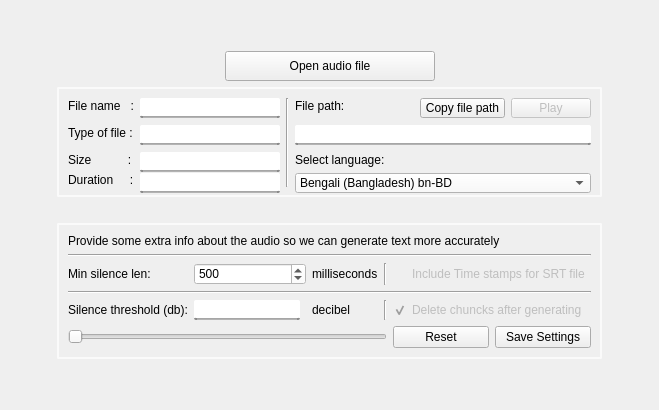
             <widget class="QWidget" name="tab">
              <attribute name="title">
               <string>Audio File</string>
              </attribute>
              <layout class="QGridLayout" name="gridLayout_7">
               <item row="2" column="1" colspan="3">
                <widget class="QGroupBox" name="groupBox">
                 <property name="minimumSize">
                  <size>
                   <width>0</width>
                   <height>100</height>
                  </size>
                 </property>
                 <property name="maximumSize">
                  <size>
                   <width>16777215</width>
                   <height>110</height>
                  </size>
                 </property>
                 <property name="styleSheet">
                  <string notr="true">QGroupBox{
border: 2px solid rgba(250, 250, 250, 250);
border-radius: 2px;
}
QLineEdit{
	
	background-color: rgb(255, 255, 255);
	border-bottom: 2px solid;

	border-bottom-color: qlineargradient(spread:reflect, x1:0, y1:0.477, x2:0, y2:1, stop:0 rgba(97, 97, 97, 255), stop:1 rgba(255, 255, 255, 255));
	border-radius: 2px;

	font: 12pt &quot;MS Shell Dlg 2&quot;;
}
QLabel{
font: 12pt &quot;MS Shell Dlg 2&quot;;
}</string>
                 </property>
                 <property name="title">
                  <string/>
                 </property>
                 <layout class="QGridLayout" name="gridLayout_2">
                  <item row="0" column="5">
                   <widget class="QPushButton" name="Copy_file_pathpushButton">
                    <property name="minimumSize">
                     <size>
                      <width>85</width>
                      <height>20</height>
                     </size>
                    </property>
                    <property name="styleSheet">
                     <string notr="true"/>
                    </property>
                    <property name="text">
                     <string>Copy file path</string>
                    </property>
                   </widget>
                  </item>
                  <item row="0" column="0">
                   <widget class="QLabel" name="label_2">
                    <property name="styleSheet">
                     <string notr="true">background: transparent;</string>
                    </property>
                    <property name="text">
                     <string>File name   :</string>
                    </property>
                   </widget>
                  </item>
                  <item row="0" column="4">
                   <spacer name="horizontalSpacer">
                    <property name="orientation">
                     <enum>Qt::Horizontal</enum>
                    </property>
                    <property name="sizeHint" stdset="0">
                     <size>
                      <width>40</width>
                      <height>20</height>
                     </size>
                    </property>
                   </spacer>
                  </item>
                  <item row="5" column="1">
                   <widget class="QLineEdit" name="Duration_lineEdit">
                    <property name="minimumSize">
                     <size>
                      <width>140</width>
                      <height>20</height>
                     </size>
                    </property>
                    <property name="readOnly">
                     <bool>true</bool>
                    </property>
                   </widget>
                  </item>
                  <item row="0" column="1">
                   <widget class="QLineEdit" name="file_name_lineEdit">
                    <property name="minimumSize">
                     <size>
                      <width>140</width>
                      <height>20</height>
                     </size>
                    </property>
                    <property name="styleSheet">
                     <string notr="true"/>
                    </property>
                    <property name="readOnly">
                     <bool>true</bool>
                    </property>
                   </widget>
                  </item>
                  <item row="5" column="0">
                   <widget class="QLabel" name="label_5">
                    <property name="text">
                     <string>Duration     :</string>
                    </property>
                   </widget>
                  </item>
                  <item row="4" column="1">
                   <widget class="QLineEdit" name="Size_lineEdit">
                    <property name="minimumSize">
                     <size>
                      <width>140</width>
                      <height>20</height>
                     </size>
                    </property>
                    <property name="readOnly">
                     <bool>true</bool>
                    </property>
                   </widget>
                  </item>
                  <item row="2" column="1" rowspan="2">
                   <widget class="QLineEdit" name="TypeOf_filelineEdit">
                    <property name="minimumSize">
                     <size>
                      <width>140</width>
                      <height>20</height>
                     </size>
                    </property>
                    <property name="readOnly">
                     <bool>true</bool>
                    </property>
                   </widget>
                  </item>
                  <item row="4" column="3" colspan="3">
                   <widget class="QLabel" name="label_6">
                    <property name="text">
                     <string>Select language:</string>
                    </property>
                   </widget>
                  </item>
                  <item row="0" column="2" rowspan="6">
                   <widget class="Line" name="line_5">
                    <property name="minimumSize">
                     <size>
                      <width>0</width>
                      <height>0</height>
                     </size>
                    </property>
                    <property name="orientation">
                     <enum>Qt::Vertical</enum>
                    </property>
                   </widget>
                  </item>
                  <item row="2" column="0">
                   <widget class="QLabel" name="label_3">
                    <property name="minimumSize">
                     <size>
                      <width>30</width>
                      <height>0</height>
                     </size>
                    </property>
                    <property name="text">
                     <string>Type of file :</string>
                    </property>
                   </widget>
                  </item>
                  <item row="0" column="3">
                   <widget class="QLabel" name="label">
                    <property name="text">
                     <string>File path:</string>
                    </property>
                   </widget>
                  </item>
                  <item row="4" column="0">
                   <widget class="QLabel" name="label_4">
                    <property name="text">
                     <string>Size           :</string>
                    </property>
                   </widget>
                  </item>
                  <item row="0" column="6">
                   <widget class="QPushButton" name="PlayPathButton">
                    <property name="enabled">
                     <bool>false</bool>
                    </property>
                    <property name="minimumSize">
                     <size>
                      <width>0</width>
                      <height>20</height>
                     </size>
                    </property>
                    <property name="text">
                     <string>Play</string>
                    </property>
                   </widget>
                  </item>
                  <item row="2" column="3" colspan="4">
                   <widget class="QLineEdit" name="File_path_lineEdit">
                    <property name="minimumSize">
                     <size>
                      <width>0</width>
                      <height>20</height>
                     </size>
                    </property>
                    <property name="readOnly">
                     <bool>false</bool>
                    </property>
                   </widget>
                  </item>
                  <item row="5" column="3" colspan="4">
                   <widget class="QComboBox" name="Language_comboBox">
                    <property name="minimumSize">
                     <size>
                      <width>0</width>
                      <height>20</height>
                     </size>
                    </property>
                    <property name="maximumSize">
                     <size>
                      <width>16777215</width>
                      <height>20</height>
                     </size>
                    </property>
                    <property name="styleSheet">
                     <string notr="true">QComboBox{
background-color: rgba(250, 250, 250, 250);
	font: 10pt &quot;MS Shell Dlg 2&quot;;
}
QListView{
 
	background-color: rgb(123, 202, 254);
	
	border-radius:1px;
}
</string>
                    </property>
                    <property name="maxVisibleItems">
                     <number>12</number>
                    </property>
                    <item>
                     <property name="text">
                      <string>Bengali (Bangladesh) bn-BD</string>
                     </property>
                    </item>
                    <item>
                     <property name="text">
                      <string>Bengali (India)	bn-IN</string>
                     </property>
                    </item>
                    <item>
                     <property name="text">
                      <string>English (Australia) en-AU</string>
                     </property>
                    </item>
                    <item>
                     <property name="text">
                      <string>English (Canada) en-CA</string>
                     </property>
                    </item>
                    <item>
                     <property name="text">
                      <string>English (Ghana) en-GH</string>
                     </property>
                    </item>
                    <item>
                     <property name="text">
                      <string>English (India)	en-IN</string>
                     </property>
                    </item>
                    <item>
                     <property name="text">
                      <string>English (United Kingdom) en-GB</string>
                     </property>
                    </item>
                    <item>
                     <property name="text">
                      <string>English (United States) en-US</string>
                     </property>
                    </item>
                    <item>
                     <property name="text">
                      <string>Urdu (Pakistan) ur-PK</string>
                     </property>
                    </item>
                   </widget>
                  </item>
                 </layout>
                </widget>
               </item>
               <item row="4" column="1" colspan="3">
                <widget class="QGroupBox" name="groupBox_2">
                 <property name="maximumSize">
                  <size>
                   <width>16777215</width>
                   <height>150</height>
                  </size>
                 </property>
                 <property name="styleSheet">
                  <string notr="true">QGroupBox{
border: 2px solid rgba(250, 250, 250, 250);
border-radius: 2px;
}
QLineEdit{
	
	background-color: rgb(255, 255, 255);
	border-bottom: 2px solid;

	border-bottom-color: qlineargradient(spread:reflect, x1:0, y1:0.477, x2:0, y2:1, stop:0 rgba(97, 97, 97, 255), stop:1 rgba(255, 255, 255, 255));
	border-radius: 2px;

	font: 12pt &quot;MS Shell Dlg 2&quot;;
}
QLabel{
font: 12pt &quot;MS Shell Dlg 2&quot;;
}</string>
                 </property>
                 <property name="title">
                  <string/>
                 </property>
                 <layout class="QGridLayout" name="gridLayout_3">
                  <item row="7" column="5">
                   <widget class="QPushButton" name="pushButton">
                    <property name="text">
                     <string>Reset</string>
                    </property>
                   </widget>
                  </item>
                  <item row="6" column="1">
                   <widget class="QLineEdit" name="lineEdit">
                    <property name="minimumSize">
                     <size>
                      <width>0</width>
                      <height>20</height>
                     </size>
                    </property>
                    <property name="readOnly">
                     <bool>true</bool>
                    </property>
                   </widget>
                  </item>
                  <item row="7" column="0" colspan="5">
                   <widget class="QSlider" name="horizontalSlider">
                    <property name="minimum">
                     <number>15</number>
                    </property>
                    <property name="maximum">
                     <number>50</number>
                    </property>
                    <property name="orientation">
                     <enum>Qt::Horizontal</enum>
                    </property>
                   </widget>
                  </item>
                  <item row="6" column="4">
                   <widget class="Line" name="line_4">
                    <property name="orientation">
                     <enum>Qt::Vertical</enum>
                    </property>
                   </widget>
                  </item>
                  <item row="7" column="6">
                   <widget class="QPushButton" name="SaveSettingspushButton">
                    <property name="text">
                     <string>Save Settings</string>
                    </property>
                   </widget>
                  </item>
                  <item row="2" column="4">
                   <widget class="Line" name="line_3">
                    <property name="orientation">
                     <enum>Qt::Vertical</enum>
                    </property>
                   </widget>
                  </item>
                  <item row="2" column="0">
                   <widget class="QLabel" name="label_7">
                    <property name="text">
                     <string>Min silence len:</string>
                    </property>
                   </widget>
                  </item>
                  <item row="2" column="1" colspan="2">
                   <widget class="QSpinBox" name="spinBox">
                    <property name="minimumSize">
                     <size>
                      <width>0</width>
                      <height>20</height>
                     </size>
                    </property>
                    <property name="toolTip">
                     <string notr="true">The minimum length for silent sections is in milliseconds</string>
                    </property>
                    <property name="toolTipDuration">
                     <number>2</number>
                    </property>
                    <property name="styleSheet">
                     <string notr="true">background-color: rgb(255, 255, 255);
font: 10pt &quot;MS Shell Dlg 2&quot;;</string>
                    </property>
                    <property name="minimum">
                     <number>100</number>
                    </property>
                    <property name="maximum">
                     <number>10000</number>
                    </property>
                    <property name="value">
                     <number>500</number>
                    </property>
                   </widget>
                  </item>
                  <item row="6" column="0">
                   <widget class="QLabel" name="label_9">
                    <property name="text">
                     <string>Silence threshold (db):</string>
                    </property>
                   </widget>
                  </item>
                  <item row="0" column="0" colspan="7">
                   <widget class="QLabel" name="label_8">
                    <property name="text">
                     <string>Provide some extra info about the audio so we can generate text more accurately</string>
                    </property>
                   </widget>
                  </item>
                  <item row="4" column="0" colspan="7">
                   <widget class="Line" name="line">
                    <property name="orientation">
                     <enum>Qt::Horizontal</enum>
                    </property>
                   </widget>
                  </item>
                  <item row="2" column="5" colspan="2">
                   <widget class="QCheckBox" name="checkBox">
                    <property name="enabled">
                     <bool>false</bool>
                    </property>
                    <property name="styleSheet">
                     <string notr="true">background: transparent</string>
                    </property>
                    <property name="text">
                     <string>Include Time stamps for SRT file</string>
                    </property>
                    <property name="checked">
                     <bool>false</bool>
                    </property>
                   </widget>
                  </item>
                  <item row="6" column="5" colspan="2">
                   <widget class="QCheckBox" name="ChunckscheckBox">
                    <property name="enabled">
                     <bool>false</bool>
                    </property>
                    <property name="styleSheet">
                     <string notr="true">background: transparent</string>
                    </property>
                    <property name="text">
                     <string>Delete chuncks after generating</string>
                    </property>
                    <property name="checked">
                     <bool>true</bool>
                    </property>
                   </widget>
                  </item>
                  <item row="8" column="0" colspan="7">
                   <layout class="QVBoxLayout" name="verticalLayout"/>
                  </item>
                  <item row="1" column="0" colspan="7">
                   <widget class="Line" name="line_2">
                    <property name="orientation">
                     <enum>Qt::Horizontal</enum>
                    </property>
                   </widget>
                  </item>
                  <item row="2" column="3">
                   <widget class="QLabel" name="label_22">
                    <property name="text">
                     <string>milliseconds</string>
                    </property>
                   </widget>
                  </item>
                  <item row="6" column="3">
                   <widget class="QLabel" name="label_23">
                    <property name="text">
                     <string>decibel</string>
                    </property>
                   </widget>
                  </item>
                 </layout>
                </widget>
               </item>
               <item row="5" column="0" colspan="5">
                <spacer name="verticalSpacer_2">
                 <property name="orientation">
                  <enum>Qt::Vertical</enum>
                 </property>
                 <property name="sizeHint" stdset="0">
                  <size>
                   <width>20</width>
                   <height>40</height>
                  </size>
                 </property>
                </spacer>
               </item>
               <item row="1" column="1">
                <spacer name="horizontalSpacer_3">
                 <property name="orientation">
                  <enum>Qt::Horizontal</enum>
                 </property>
                 <property name="sizeHint" stdset="0">
                  <size>
                   <width>40</width>
                   <height>20</height>
                  </size>
                 </property>
                </spacer>
               </item>
               <item row="1" column="3">
                <spacer name="horizontalSpacer_2">
                 <property name="orientation">
                  <enum>Qt::Horizontal</enum>
                 </property>
                 <property name="sizeHint" stdset="0">
                  <size>
                   <width>40</width>
                   <height>20</height>
                  </size>
                 </property>
                </spacer>
               </item>
               <item row="4" column="4">
                <spacer name="horizontalSpacer_4">
                 <property name="orientation">
                  <enum>Qt::Horizontal</enum>
                 </property>
                 <property name="sizeHint" stdset="0">
                  <size>
                   <width>40</width>
                   <height>20</height>
                  </size>
                 </property>
                </spacer>
               </item>
               <item row="1" column="2">
                <widget class="QPushButton" name="Open_Audio_pushButton">
                 <property name="minimumSize">
                  <size>
                   <width>210</width>
                   <height>30</height>
                  </size>
                 </property>
                 <property name="styleSheet">
                  <string notr="true">QPushButton{
 padding-top:2px;
	font: 14pt &quot;MS Shell Dlg 2l&quot;;
 color: qlineargradient(spread:pad, x1:0, y1:0, x2:0, y2:1, stop:0 rgba(33, 33, 33, 255), stop:1 rgba(75, 75, 75, 255));
background-color:qlineargradient(spread:pad, x1:1, y1:0, x2:1, y2:1, stop:0 rgba(0, 244, 255, 255), stop:1 rgba(3, 115, 255, 255));

border:1px solid rgb(253, 254, 254);

font: 14pt &quot;Microsoft JhengHei UI&quot;;
}
QPushButton:hover{
color: qlineargradient(spread:pad, x1:0, y1:0, x2:1, y2:1, stop:0 rgba(63, 63, 63, 255), stop:1 rgba(33, 33, 33, 255));
 background-color: qlineargradient(spread:pad, x1:0.505636, y1:0.221, x2:0.431818, y2:1, stop:0 rgba(89, 255, 255, 255), stop:1 rgba(60, 138, 255, 255));

}

QPushButton:pressed{
background-color: qlineargradient(spread:pad, x1:0.767, y1:1, x2:1, y2:0, stop:0 rgba(0, 244, 255, 255), stop:1 rgba(3, 115, 255, 255));\n&quot;

}</string>
                 </property>
                 <property name="text">
                  <string>Open audio file</string>
                 </property>
                 <property name="iconSize">
                  <size>
                   <width>26</width>
                   <height>26</height>
                  </size>
                 </property>
                 <property name="shortcut">
                  <string>Ctrl+O</string>
                 </property>
                </widget>
               </item>
               <item row="3" column="1" colspan="3">
                <spacer name="horizontalSpacer_14">
                 <property name="orientation">
                  <enum>Qt::Horizontal</enum>
                 </property>
                 <property name="sizeHint" stdset="0">
                  <size>
                   <width>40</width>
                   <height>20</height>
                  </size>
                 </property>
                </spacer>
               </item>
               <item row="6" column="0" colspan="5">
                <layout class="QGridLayout" name="gridLayout_12"/>
               </item>
               <item row="4" column="0">
                <spacer name="horizontalSpacer_5">
                 <property name="orientation">
                  <enum>Qt::Horizontal</enum>
                 </property>
                 <property name="sizeHint" stdset="0">
                  <size>
                   <width>40</width>
                   <height>20</height>
                  </size>
                 </property>
                </spacer>
               </item>
               <item row="0" column="2">
                <spacer name="verticalSpacer">
                 <property name="orientation">
                  <enum>Qt::Vertical</enum>
                 </property>
                 <property name="sizeHint" stdset="0">
                  <size>
                   <width>20</width>
                   <height>40</height>
                  </size>
                 </property>
                </spacer>
               </item>
              </layout>
             </widget>
